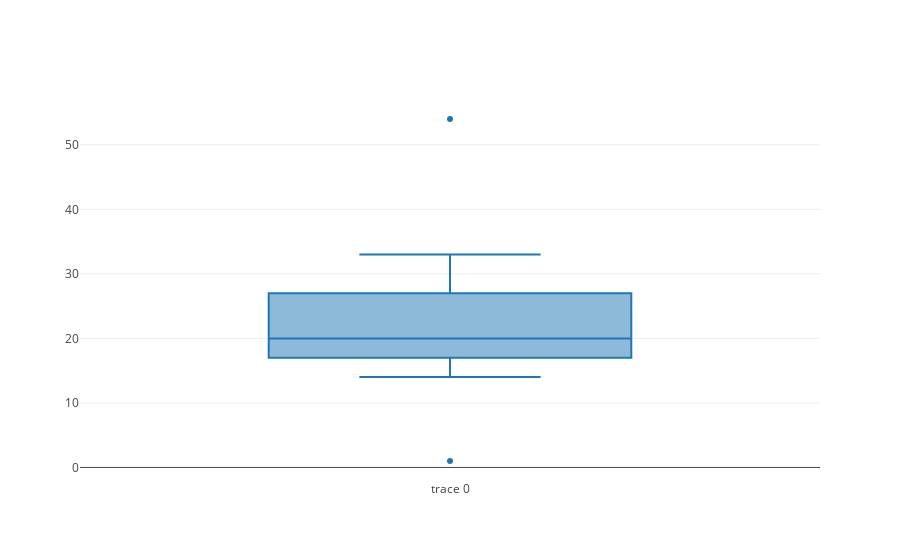

Notebook cell for this chart:
### Code cell
# set up an array of 20 data points, with 20 as the median value
y = [1,14,14,15,16,18,18,19,19,20,20,23,24,26,27,27,28,29,33,54]

data = [
    go.Box(
        y=y,
        boxpoints='outliers', # display the original data points
#         jitter=0.3,      # spread them out so they all appear
#         pointpos=-1.8    # offset them to the left of the box
    )
]

plotly.offline.init_notebook_mode(connected=True)
pyo.iplot(data, filename='box1.html')
# pyo.plot(data, filename='box1.html')

### Figure 1 — Plotly figure (JSON) as saved in the notebook; plotly's stock layout.template omitted (floating-point values rounded to 4 significant figures)
{"data": [{"boxpoints": "outliers", "type": "box", "uid": "1aa8cf97-69de-4c7f-8eac-d3e2ee923ae1", "y": [1, 14, 14, 15, 16, 18, 18, 19, 19, 20, 20, 23, 24, 26, 27, 27, 28, 29, 33, 54]}], "layout": {}}
